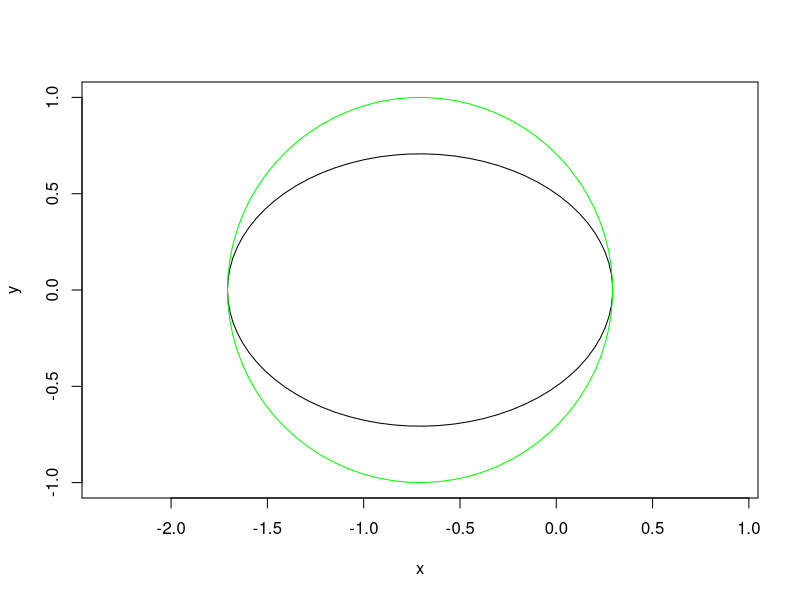

R code for this plot:
## ---- chunk 1
#Initialize
a <- 1                  # semi-major axis
e <- 1/sqrt(2)          # eccentricity
b <- a * sqrt(1 - e^2)  # semi-minor axis
c <- e * a              # distance from the center to a focus

# Distance from a focus to the center.
x.c <- -c
y.c <- 0
z.c <- 0

# Generate a numerical sequence
u <- seq(-pi,pi, length.out=80)

# Generate x and y values.
x <- a * cos(u) - e
y <- a * sqrt(1-e^2) * sin(u)
z <- rep(0, times=80)

c.x <- a * cos(u) - c
c.y <- a * sin(u)         # Generate points for an outer circle.
c.z <- rep(0, times=80)

# Plot x & y with a line.
plot(x,y,type="l", ylim=c(-a*sin(pi/2), a*sin(pi/2)),asp=1)
points(c.x,c.y,type="l", col="green")




